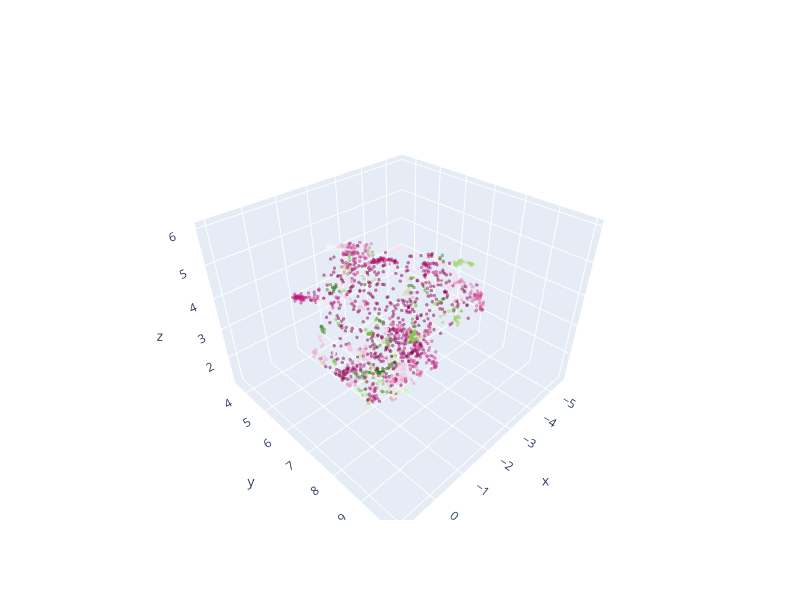

Notebook source saved alongside this figure:
### Markdown cell above
В коде выше мы исходили из того, что на плоскости тексты расположились лучше, чем в исходном 300-мерном пространстве. Попробуем провести кластеризацию в исходном пространстве и сравним получившиеся рисунки.

### Code cell
clusters = cluster_texts_and_draw(umaped_vct, 0.17)

### Figure 1 — Plotly figure (JSON) as saved in the notebook; plotly's stock layout.template omitted (floating-point values rounded to 4 significant figures; data arrays with more than 128 entries replaced by an {"elided": "..."} marker saying what was removed)
{"data": [{"hovertext": {"elided": "1708 str values"}, "marker": {"color": {"elided": "1708 int values"}, "line": {"width": 0}, "size": 2}, "mode": "markers", "opacity": 0.5, "type": "scatter3d", "x": {"elided": "1708 float values"}, "y": {"elided": "1708 float values"}, "z": {"elided": "1708 float values"}}], "layout": {"height": 600, "width": 800}}
